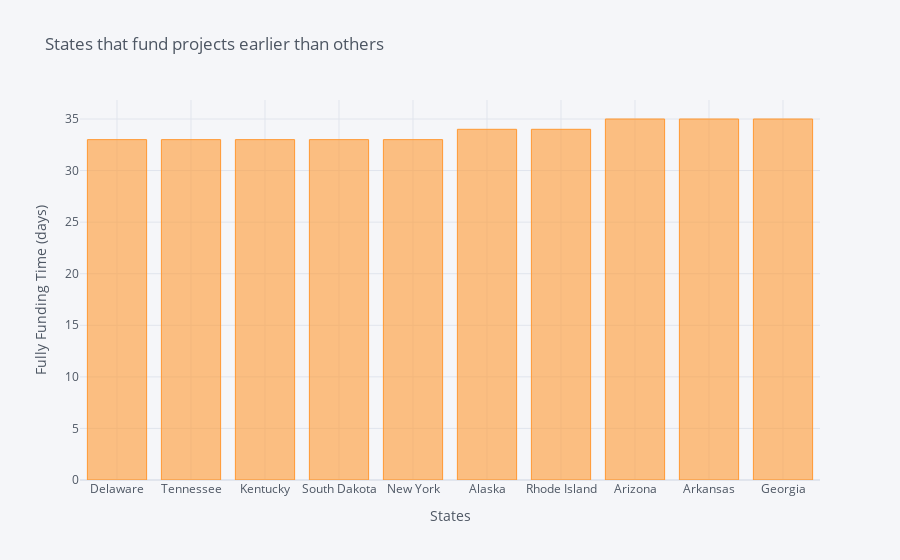

This figure's notebook cell:
### Code cell
slow_funding = slow[slow>32].sort_values().head(10)
slow_funding.iplot(kind = 'bar', xTitle = 'States', yTitle = 'Fully Funding Time (days)',
                   title = 'States that fund projects earlier than others')

### Figure 1 — Plotly figure (JSON) as saved in the notebook; plotly's stock layout.template omitted (floating-point values rounded to 4 significant figures)
{"data": [{"marker": {"color": "rgba(255, 153, 51, 0.6)", "line": {"color": "rgba(255, 153, 51, 1.0)", "width": 1}}, "name": "Funding Time", "orientation": "v", "text": "", "type": "bar", "x": ["Delaware", "Tennessee", "Kentucky", "South Dakota", "New York", "Alaska", "Rhode Island", "Arizona", "Arkansas", "Georgia"], "y": [33, 33, 33, 33, 33, 34, 34, 35, 35, 35]}], "layout": {"legend": {"bgcolor": "#F5F6F9", "font": {"color": "#4D5663"}}, "paper_bgcolor": "#F5F6F9", "plot_bgcolor": "#F5F6F9", "title": {"font": {"color": "#4D5663"}, "text": "States that fund projects earlier than others"}, "xaxis": {"gridcolor": "#E1E5ED", "showgrid": true, "tickfont": {"color": "#4D5663"}, "title": {"font": {"color": "#4D5663"}, "text": "States"}, "zerolinecolor": "#E1E5ED"}, "yaxis": {"gridcolor": "#E1E5ED", "showgrid": true, "tickfont": {"color": "#4D5663"}, "title": {"font": {"color": "#4D5663"}, "text": "Fully Funding Time (days)"}, "zerolinecolor": "#E1E5ED"}}}
